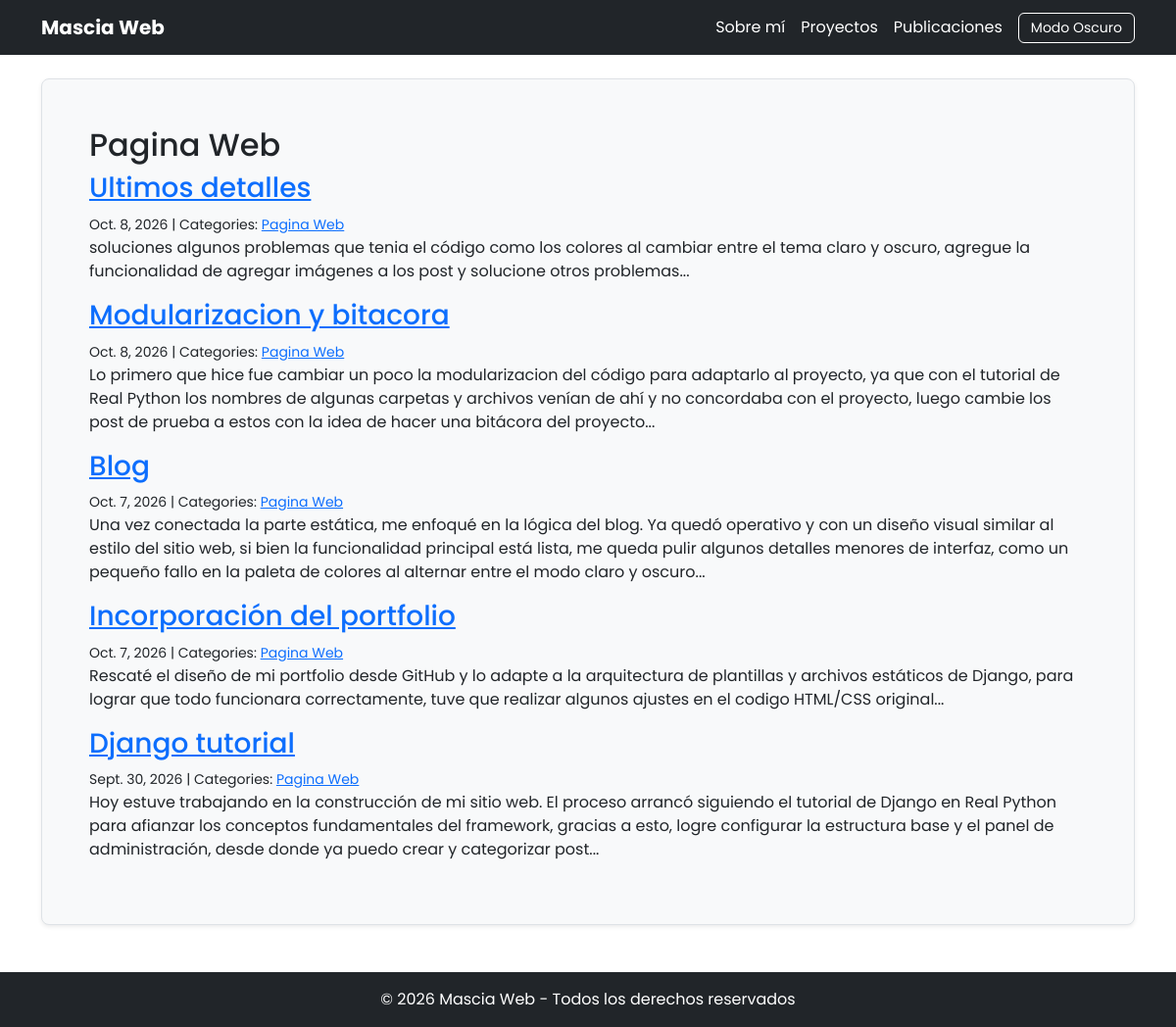
Page /blog/category/Pagina Web/ on the committed database.
### blog/models.py (models this page shows, shortened)
class Category(models.Model):
    name = models.CharField(max_length=30)
    class Meta:
        verbose_name_plural = "categories"

class Post(models.Model):
    title = models.CharField(max_length=255)
    body = models.TextField()
    image = models.ImageField(upload_to="blog_images/", blank=True)
    created_on = models.DateTimeField(default=timezone.now)
    last_modified = models.DateTimeField(auto_now=True)
    categories = models.ManyToManyField("Category", related_name="posts")

### blog/views.py (the view)
# urls.py: path("category/<category>/", views.blog_category, name="blog_category"),
def blog_category(request, category):
    posts = Post.objects.filter(
        categories__name__contains=category
    ).order_by("-created_on")
    context = {
        "category": category,
        "posts": posts,
    }
    return render(request, "blog/category.html", context)

### blog/templates/blog/category.html
{% extends "blog/index.html" %}
{% block page_title %}
<h2>{{ category }}</h2>
{% endblock page_title %}

### blog/templates/blog/index.html (shortened to what this page needs)
{% extends "base.html" %}
{% block page_content %}
    {% block posts %}
        {% for post in posts %}
            <h3><a href="{% url 'blog_detail' post.pk %}">{{ post.title }}</a></h3>
            <small>
                {{ post.created_on.date }} | Categories:
                {% for category in post.categories.all %}
                    <a href="{% url 'blog_category' category.name %}">
                        {{ category.name }}
                    </a>
                {% endfor %}
            </small>
            <p>{{ post.body | slice:":400" }}...</p>
        {% endfor %}
    {% endblock posts %}
{% endblock page_content %}

### static/base.css (style rules this page uses)
html { scroll-behavior: smooth; scroll-padding-top: 70px; }
body { min-height: 100vh; }

### portfolio/static/css/style.css (style rules this page uses)
:root { --bg-main: #ffffff; --bg-card: #f8f9fa; --bg-header-footer: #212529; --text-main: #212529; --text-muted: #6c757d; --border-color: #dee2e6; --shadow-color: rgba(0, 0, 0, 0.075); --input-bg: #ffffff; --input-border: #ced4da; --input-text: #212529; --input-placeholder: #6c757d; --btn-orange: #48a13a; --btn-orange-hover: #3d8b31; }
html { scroll-behavior: smooth; scroll-padding-top: 70px; }
body { font-family: 'Poppins', sans-serif; background-color: var(--bg-main); color: var(--text-main); transition: background-color 0.3s ease, color 0.3s ease; }
.portfolio-section h1, .portfolio-section h2, .portfolio-section h3, .portfolio-section p, .portfolio-section label { color: var(--text-main) !important; transition: color 0.3s ease; }

### rows in the picture
Category: name "Pagina Web"
Post: title "Ultimos detalles", created_on "Oct. 8, 2026", body "soluciones algunos problemas que tenia el código como los colores al cambiar entre el tema claro y oscuro, agregue la funcionalidad de agregar imágenes a los post y solucione otros problemas"
Post: title "Modularizacion y bitacora", created_on "Oct. 8, 2026", body "Lo primero que hice fue cambiar un poco la modularizacion del código para adaptarlo al proyecto, ya que con el tutorial de Real Python los nombres de algunas carpetas y archivos venían de ahí y no concordaba con el proyecto, luego cambie los post de prueba a estos con la idea de hacer una bitácora del proyecto"
Post: title "Blog", created_on "Oct. 7, 2026", body "Una vez conectada la parte estática, me enfoqué en la lógica del blog. Ya quedó operativo y con un diseño visual similar al estilo del sitio web, si bien la funcionalidad principal está lista, me queda pulir algunos detalles menores de interfaz, como un pequeño fallo en la paleta de colores al alternar entre el modo claro y oscuro"
Post: title "Incorporación del portfolio", created_on "Oct. 7, 2026", body "Rescaté el diseño de mi portfolio desde GitHub y lo adapte a la arquitectura de plantillas y archivos estáticos de Django, para lograr que todo funcionara correctamente, tuve que realizar algunos ajustes en el codigo HTML/CSS original"
Post: title "Django tutorial", created_on "Sept. 30, 2026", body "Hoy estuve trabajando en la construcción de mi sitio web. El proceso arrancó siguiendo el tutorial de Django en Real Python para afianzar los conceptos fundamentales del framework, gracias a esto, logre configurar la estructura base y el panel de administración, desde donde ya puedo crear y categorizar post"
